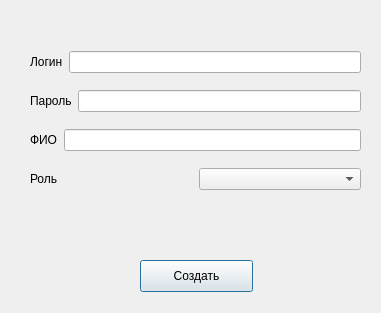
<?xml version="1.0" encoding="UTF-8"?>
<ui version="4.0">
 <class>Dialog</class>
 <widget class="QDialog" name="Dialog">
  <property name="geometry">
   <rect>
    <x>0</x>
    <y>0</y>
    <width>381</width>
    <height>313</height>
   </rect>
  </property>
  <property name="windowTitle">
   <string>Dialog</string>
  </property>
  <widget class="QPushButton" name="pushButton">
   <property name="geometry">
    <rect>
     <x>140</x>
     <y>260</y>
     <width>113</width>
     <height>32</height>
    </rect>
   </property>
   <property name="text">
    <string>Создать</string>
   </property>
  </widget>
  <widget class="QWidget" name="verticalLayoutWidget">
   <property name="geometry">
    <rect>
     <x>30</x>
     <y>40</y>
     <width>331</width>
     <height>161</height>
    </rect>
   </property>
   <layout class="QVBoxLayout" name="verticalLayout">
    <item>
     <layout class="QHBoxLayout" name="horizontalLayout">
      <item>
       <widget class="QLabel" name="label">
        <property name="text">
         <string>Логин</string>
        </property>
       </widget>
      </item>
      <item>
       <widget class="QLineEdit" name="lineEdit"/>
      </item>
     </layout>
    </item>
    <item>
     <layout class="QHBoxLayout" name="horizontalLayout_3">
      <item>
       <widget class="QLabel" name="label_3">
        <property name="text">
         <string>Пароль</string>
        </property>
       </widget>
      </item>
      <item>
       <widget class="QLineEdit" name="lineEdit_2"/>
      </item>
     </layout>
    </item>
    <item>
     <layout class="QHBoxLayout" name="horizontalLayout_4">
      <item>
       <widget class="QLabel" name="label_4">
        <property name="text">
         <string>ФИО</string>
        </property>
       </widget>
      </item>
      <item>
       <widget class="QLineEdit" name="lineEdit_3"/>
      </item>
     </layout>
    </item>
    <item>
     <layout class="QHBoxLayout" name="horizontalLayout_2">
      <item>
       <widget class="QLabel" name="label_2">
        <property name="text">
         <string>Роль</string>
        </property>
       </widget>
      </item>
      <item>
       <widget class="QComboBox" name="comboBox"/>
      </item>
     </layout>
    </item>
   </layout>
  </widget>
 </widget>
 <resources/>
 <connections/>
</ui>
